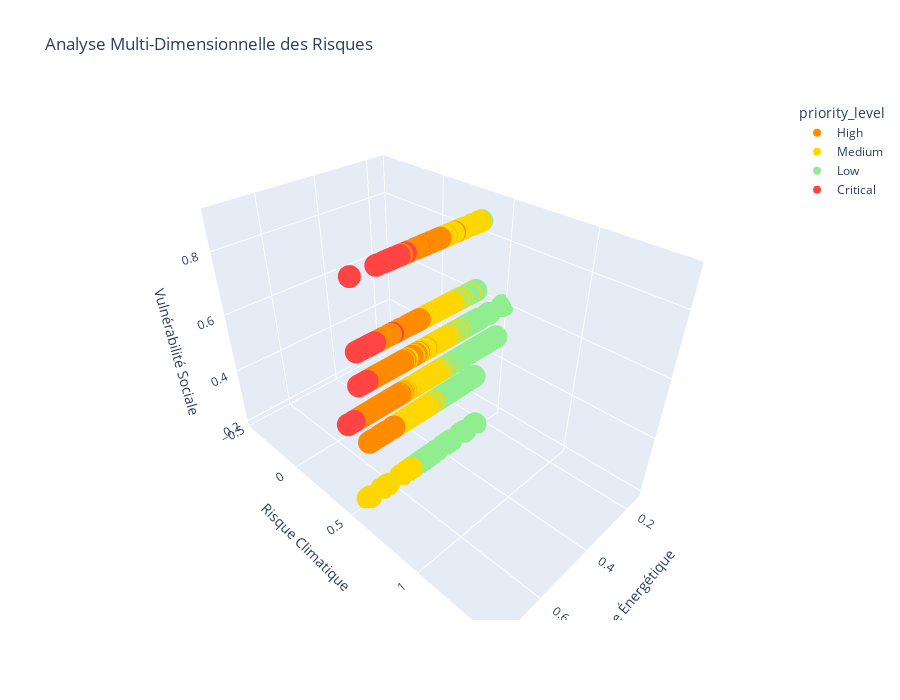

Write notebook code for a chart like this one.
### Markdown cell above
### Visualisation des Scores Multi-Dimensionnels

### Code cell
# Scatter plot 3D
fig = px.scatter_3d(
    buildings_enriched,
    x='score_energy_risk',
    y='score_climate_risk',
    z='score_social_vulnerability',
    color='priority_level',
    hover_data=['buildingName', 'boroughName'],
    title='Analyse Multi-Dimensionnelle des Risques',
    labels={
        'score_energy_risk': 'Risque Énergétique',
        'score_climate_risk': 'Risque Climatique',
        'score_social_vulnerability': 'Vulnérabilité Sociale'
    },
    color_discrete_map={
        'Critical': '#ff4444',
        'High': '#ff8c00',
        'Medium': '#ffd700',
        'Low': '#90ee90'
    }
)

fig.update_layout(height=700)
fig.show()

### Figure 1 — Plotly figure (JSON) as saved in the notebook; plotly's stock layout.template omitted (floating-point values rounded to 4 significant figures; data arrays with more than 128 entries replaced by an {"elided": "..."} marker saying what was removed)
{"data": [{"customdata": {"elided": "399x2 str values"}, "hovertemplate": "priority_level=High<br>Risque Énergétique=%{x}<br>Risque Climatique=%{y}<br>Vulnérabilité Sociale=%{z}<br>buildingName=%{customdata[0]}<br>boroughName=%{customdata[1]}<extra></extra>", "legendgroup": "High", "marker": {"color": "#ff8c00", "symbol": "circle"}, "mode": "markers", "name": "High", "scene": "scene", "showlegend": true, "type": "scatter3d", "x": {"elided": "399 float values"}, "y": {"elided": "399 float values"}, "z": {"elided": "399 float values"}}, {"customdata": {"elided": "976x2 str values"}, "hovertemplate": "priority_level=Medium<br>Risque Énergétique=%{x}<br>Risque Climatique=%{y}<br>Vulnérabilité Sociale=%{z}<br>buildingName=%{customdata[0]}<br>boroughName=%{customdata[1]}<extra></extra>", "legendgroup": "Medium", "marker": {"color": "#ffd700", "symbol": "circle"}, "mode": "markers", "name": "Medium", "scene": "scene", "showlegend": true, "type": "scatter3d", "x": {"elided": "976 float values"}, "y": {"elided": "976 float values"}, "z": {"elided": "976 float values"}}, {"customdata": {"elided": "648x2 str values"}, "hovertemplate": "priority_level=Low<br>Risque Énergétique=%{x}<br>Risque Climatique=%{y}<br>Vulnérabilité Sociale=%{z}<br>buildingName=%{customdata[0]}<br>boroughName=%{customdata[1]}<extra></extra>", "legendgroup": "Low", "marker": {"color": "#90ee90", "symbol": "circle"}, "mode": "markers", "name": "Low", "scene": "scene", "showlegend": true, "type": "scatter3d", "x": {"elided": "648 float values"}, "y": {"elided": "648 float values"}, "z": {"elided": "648 float values"}}, {"customdata": [["ÉDIFICE DU 200 BELLECHASSE", "ROSEMONT / PETITE-PATRIE"], ["BIBLIOTHÈQUE SAINT-CHARLES", "SUD-OUEST"], ["STATION DE POMPAGE MCTAVISH (RÉSERVOIR)", "VILLE-MARIE"], ["CASERNE NO 23/CENTRE ST-HENRI", "SUD-OUEST"], ["EX-BIBLIOTHEQUE NOTRE-DAME", "SUD-OUEST"], ["CASERNE 33 / BIBLIO & M.CULT.MARIE-UGUAY", "SUD-OUEST"], ["BAIN ÉMARD", "SUD-OUEST"], ["CASERNE NO 03", "SUD-OUEST"], ["CASERNE NO 15", "SUD-OUEST"], ["ÉDIFICE GEORGES-VANIER", "SUD-OUEST"], ["USINE DE FILTRATION ATWATER (C. VERDUN)", "SUD-OUEST"], ["CENTRE COMMUNAUTAIRE ROUSSIN", "R-D-P / P-A-T"], ["CENTRE MONSEIGNEUR-PIGEON", "SUD-OUEST"], ["PISCINE EXT. PARC SIR G.-É.-CARTIER", "SUD-OUEST"], ["PISCINE IGNACE-BOURGET", "SUD-OUEST"], ["BUREAU D'ARRONDISSEMENT MONTRÉAL-NORD", "MONTRÉAL-NORD"], ["BIBLIOTHÈQUE HENRI-BOURASSA", "MONTRÉAL-NORD"], ["BIBLIOTHÈQUE CHARLEROI", "MONTRÉAL-NORD"], ["BIBLIOTHÈQUE BELLEVILLE", "MONTRÉAL-NORD"], ["ARÉNA FLEURY", "MONTRÉAL-NORD"], ["ARÉNA GARON ET CSLDS", "MONTRÉAL-NORD"], ["CENTRE DE LOISIRS MONTRÉAL-NORD", "MONTRÉAL-NORD"], ["ARÉNA PIERRE \"PETE\" MORIN", "LACHINE"], ["ARÉNA  ROLLAND", "MONTRÉAL-NORD"], ["CASERNE NO 17", "MONTRÉAL-NORD"], ["AUDITORIUM VERDUN ET ARÉNA DENIS-SAVARD", "VERDUN"], ["CASERNE NO 18", "MONTRÉAL-NORD"], ["PISCINE EXT. DU PARC PIE XII", "SAINT-LÉONARD"], ["PISCINE EXT. DU PARC CHARLEROI", "MONTRÉAL-NORD"], ["PISCINE EXT. DU PARC LEROUX", "LASALLE"], ["PISCINE EXT. DU PARC ST-LAURENT (MTN)", "MONTRÉAL-NORD"], ["PISCINE EXT. DU PARC OTTAWA", "MONTRÉAL-NORD"], ["ÉCOLE CHANOINE JOSEPH-THÉORET", "VERDUN"], ["PISCINE EXT. DU PARC RIVERSIDE", "LASALLE"], ["PISCINE EXT. DU PARC LACHARITÉ", "LASALLE"], ["PISCINES EXT. DU NATATORIUM-GRAND-BASSIN", "VERDUN"], ["ÉCOLE BEURLING ACADEMY", "VERDUN"], ["PATAUGEOIRE DU PARC PILON", "MONTRÉAL-NORD"], ["PATAUGEOIRE DU PARC PRIMEAU", "MONTRÉAL-NORD"], ["PISCINE EXT. DU PARC PRIMEAU", "MONTRÉAL-NORD"], ["PATAUGEOIRE DU PARC ST-LAURENT (MTN)", "MONTRÉAL-NORD"], ["PATAUGEOIRE DU PARC TARDIF", "MONTRÉAL-NORD"], ["CENTRE LORNE", "SUD-OUEST"], ["ÉDIFICE DU 10385 BALZAC", "MONTRÉAL-NORD"], ["TERRAINS SPORTIFS - ÉGLISE ST-J-DE-MATHA", "SUD-OUEST"], ["CENTRE OLIVER JONES", "SUD-OUEST"]], "hovertemplate": "priority_level=Critical<br>Risque Énergétique=%{x}<br>Risque Climatique=%{y}<br>Vulnérabilité Sociale=%{z}<br>buildingName=%{customdata[0]}<br>boroughName=%{customdata[1]}<extra></extra>", "legendgroup": "Critical", "marker": {"color": "#ff4444", "symbol": "circle"}, "mode": "markers", "name": "Critical", "scene": "scene", "showlegend": true, "type": "scatter3d", "x": [0.7418, 0.6819, 0.6851, 0.649, 0.6785, 0.6485, 0.6424, 0.6928, 0.6419, 0.6914, 0.5831, 0.7236, 0.6509, 0.6818, 0.6983, 0.5732, 0.593, 0.5719, 0.5786, 0.5692, 0.6241, 0.6, 0.673, 0.6185, 0.5526, 0.6944, 0.5982, 0.6845, 0.5877, 0.7, 0.7, 0.7, 0.6831, 0.7, 0.7, 0.7, 0.6605, 0.5333, 0.5333, 0.7, 0.5333, 0.5333, 0.6588, 0.4892, 0.6642, 0.6966], "y": [0.5, 0.5, 0.5, 0.5, 0.5, 0.5, 0.5, 0.5, 0.5, 0.5, 0.5, 0.5, 0.5, 0.5, 0.5, 0.5, 0.5, 0.5, 0.5, 0.5, 0.5, 0.5, 0.5, 0.5, 0.5, 0.5, 0.5, 0.5, 0.5, 0.5, 0.5, 0.5, 0.5, 0.5, 0.5, 0.5, 0.5, 0.5, 0.5, 0.5, 0.5, 0.5, 0.5, 0.5, 0.5, 0.5], "z": [0.5, 0.7, 0.5, 0.7, 0.7, 0.7, 0.7, 0.7, 0.7, 0.7, 0.7, 0.5, 0.7, 0.7, 0.7, 0.9, 0.9, 0.9, 0.9, 0.9, 0.9, 0.9, 0.6, 0.9, 0.9, 0.6, 0.9, 0.6, 0.9, 0.6, 0.9, 0.9, 0.6, 0.6, 0.6, 0.6, 0.6, 0.9, 0.9, 0.9, 0.9, 0.9, 0.7, 0.9, 0.7, 0.7]}], "layout": {"height": 700, "legend": {"title": {"text": "priority_level"}, "tracegroupgap": 0}, "scene": {"domain": {"x": [0, 1], "y": [0, 1]}, "xaxis": {"title": {"text": "Risque Énergétique"}}, "yaxis": {"title": {"text": "Risque Climatique"}}, "zaxis": {"title": {"text": "Vulnérabilité Sociale"}}}, "title": {"text": "Analyse Multi-Dimensionnelle des Risques"}}}
